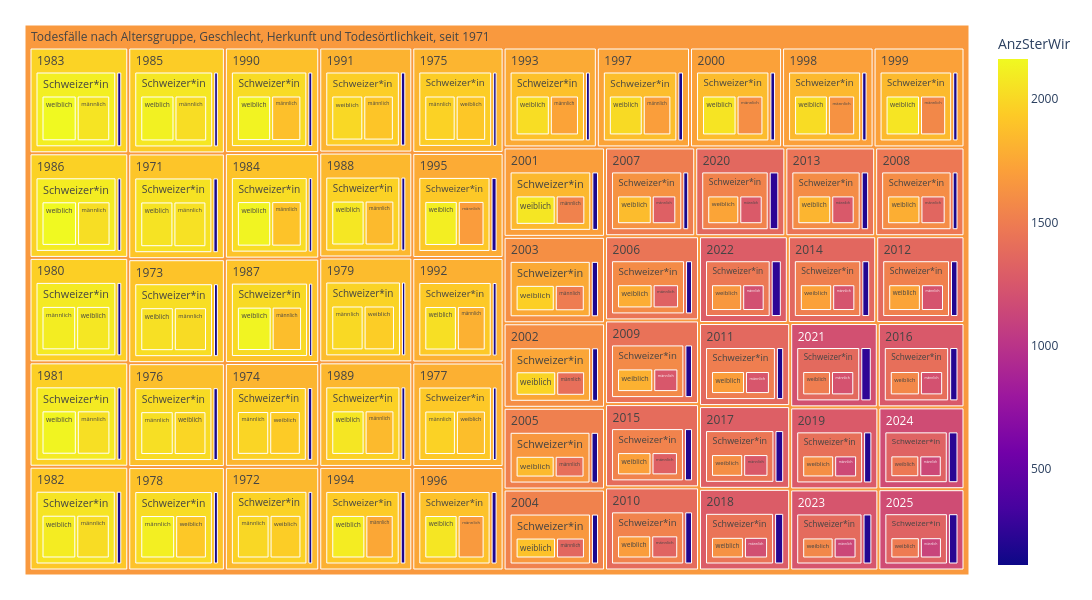

Write notebook code for a chart like this one.
### Code cell
treeMap1 = mypy_dv.plot_px_treemap(
    data=data2betested.reset_index().query("AnzSterWir>0")
    ,levels=['Jahr_nbr','HerkunftLang','SexLang']
    ,values="AnzSterWir"
    ,color="AnzSterWir"
    #, color_continuous_scale='Blues'
    ,color_discrete_map=farben_dict_zc
    ,height=600
    ,width=1100               
    #,margin_val_bottom=25
    ,myHeaderTitle="Todesfälle nach Altersgruppe, Geschlecht, Herkunft und Todesörtlichkeit, seit "+data_min_date
)
treeMap1

### Figure 1 — Plotly figure (JSON) as saved in the notebook; plotly's stock layout.template omitted (floating-point values rounded to 4 significant figures; data arrays with more than 128 entries replaced by an {"elided": "..."} marker saying what was removed)
{"data": [{"branchvalues": "total", "customdata": {"elided": "386x1 float values"}, "domain": {"x": [0, 1], "y": [0, 1]}, "hovertemplate": "%{label}<br><br>Anzahl:<br>%{value}<extra></extra>", "ids": {"elided": "386 str values"}, "labels": {"elided": "386 str values"}, "marker": {"coloraxis": "coloraxis", "colors": {"elided": "386 float values"}}, "name": "", "parents": {"elided": "386 str values"}, "root": {"color": "grey"}, "type": "treemap", "values": {"elided": "386 int values"}}], "layout": {"coloraxis": {"colorbar": {"title": {"text": "AnzSterWir"}}, "colorscale": [[0, "#0d0887"], [0.1111, "#46039f"], [0.2222, "#7201a8"], [0.3333, "#9c179e"], [0.4444, "#bd3786"], [0.5556, "#d8576b"], [0.6667, "#ed7953"], [0.7778, "#fb9f3a"], [0.8889, "#fdca26"], [1, "#f0f921"]]}, "height": 600, "legend": {"tracegroupgap": 0}, "margin": {"b": 25, "l": 25, "r": 25, "t": 25}, "width": 1100}}
